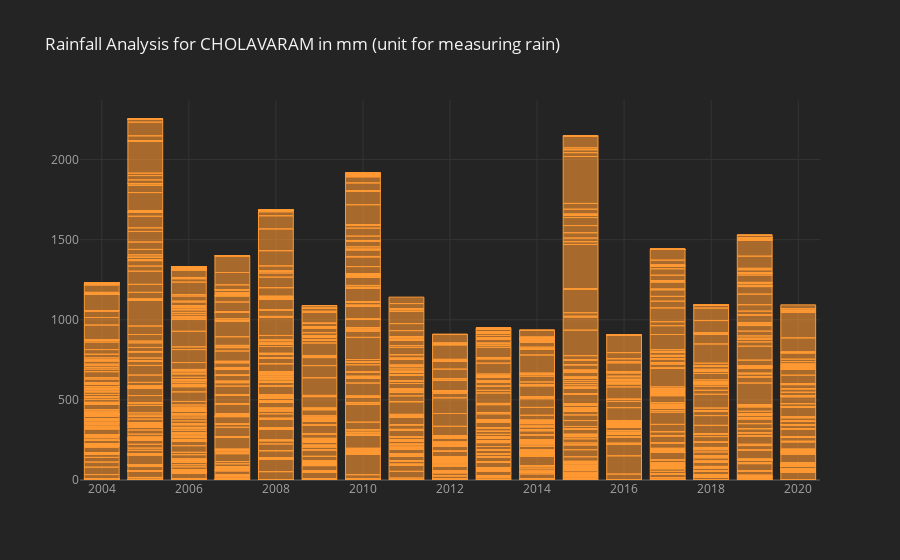

Write notebook code for a chart like this one.
### Code cell
df.iplot(kind="bar", x="year", y="CHOLAVARAM", title="Rainfall Analysis for CHOLAVARAM in mm (unit for measuring rain)")

### Figure 1 — Plotly figure (JSON) as saved in the notebook; plotly's stock layout.template omitted (floating-point values rounded to 4 significant figures; data arrays with more than 128 entries replaced by an {"elided": "..."} marker saying what was removed)
{"data": [{"marker": {"color": "rgba(255, 153, 51, 0.6)", "line": {"color": "rgba(255, 153, 51, 1.0)", "width": 1}}, "name": "CHOLAVARAM", "orientation": "v", "text": "", "x": {"elided": "6182 int values"}, "y": {"elided": "6182 float values"}, "type": "bar"}], "layout": {"legend": {"bgcolor": "#242424", "font": {"color": "#F4F4F4"}}, "paper_bgcolor": "#242424", "plot_bgcolor": "#242424", "title": {"font": {"color": "#F4F4F4"}, "text": "Rainfall Analysis for CHOLAVARAM in mm (unit for measuring rain)"}, "xaxis": {"gridcolor": "#343434", "showgrid": true, "tickfont": {"color": "#A4A4A4"}, "title": {"font": {"color": "#A4A4A4"}, "text": ""}, "zerolinecolor": "#444444"}, "yaxis": {"gridcolor": "#343434", "showgrid": true, "tickfont": {"color": "#A4A4A4"}, "title": {"font": {"color": "#A4A4A4"}, "text": ""}, "zerolinecolor": "#444444"}}}
